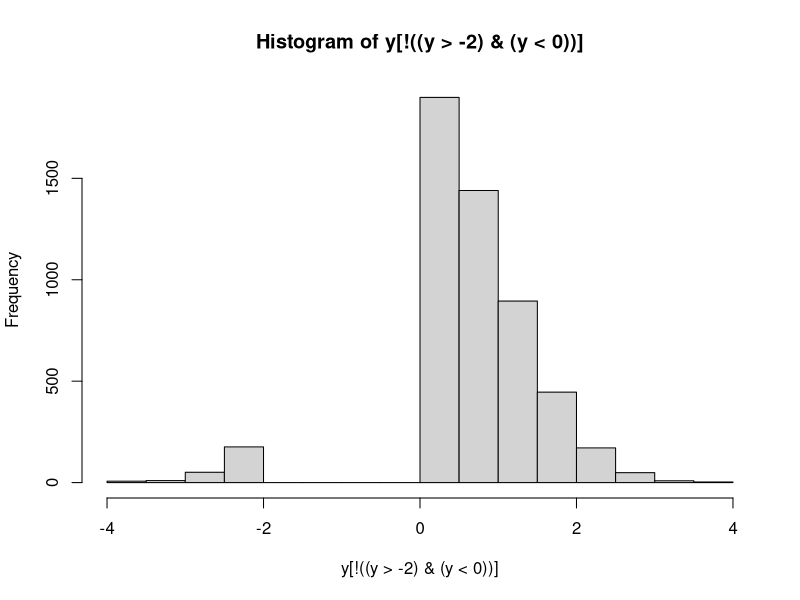

Generate this figure with R: (Note: this script raises an error after producing the figure.)


## Tutorial 2: More on Vectors, Data Frames, and Functions
## Clinic on Meaningful Modeling of Epidemiological Data
## International Clinics on Infectious Disease Dynamics and Data Program
## African Institute for Mathematical Sciences, Muizenberg, Cape Town, RSA
##
## David M. Goehring 2004
## Juliet R.C. Pulliam 2008, 2009
## Steve Bellan 2010, 2012
## Carl Pearson 2024
## Stanley Sayianka, Reshma Kassanjee 2025
##
##
## Some Rights Reserved,
## CC BY-NC 4.0 (https://creativecommons.org/licenses/by-nc/4.0/)


## By the end of this tutorial you should:
## * Be able to retrieve useful subsets of your data
## * Understand more about data frames
## * Know the methods and uses of logical values in R
## * Be able to generate and use factors
## * Know how to write your own generic functions
##
## Section A. Accessing Vector Elements
##
## Subsection A1. Beyond Numbers: Relational and Logical Operations in R
##
## So far everything you have done in R has involved numbers or
## vectors of numbers. To properly exploit R’s complexity, you need to
## become familiar with relational and logical operations in R.
##
## Relational operations work just like numerical operations, in terms
## of how they are processed. Return for a moment to our first
## calculation from the last tutorial, an addition problem:

3 + 4

## The analogous calculation of a single relational operation is
## something like

5 > 4

## "Is 5 greater than 4?” Yes. And R tells you that this is a TRUE
## statement. Or,

1 + 1 < 1

## Makes sense, right?
##
## The greater-than, >, and less-than, <, symbols are
## straightforward. Similarly, R has greater-than-or-equal-to and
## less-than-or-equal-to symbols, >= and <=, respectively.
##
## Slightly less intuitive are the relational operators for equality,
## ==, and inequality, !=. Try

x <- 4

x == 1 + 3

y <- x != 4

## This last example demonstrates that variables can hold logical
## values. These relational operators also operate on logical values,
## as in,

y == FALSE

## Logical operations are operations that only make sense when
## performed on TRUE and FALSE values. These will likely be familiar
## to you, the central operations being AND, OR, and NOT.
##
## The operators used in R are standard: &, |, and !,
## respectively. Let’s see them in action:

!TRUE
to_be <- FALSE
to_be | !to_be
FALSE & (TRUE | FALSE)

## By combining logical and relational operations, we can make complex
## inquiries about values.
##
## Hands off the keyboard! Pick up a writing implement…
##
## a <- TRUE != (4 > 3)
## b <- a | 1 + 1 == 4 - 2
## c <- !FALSE & (log(Inf) == Inf + 1)
##
## What do a, b & c equal?  Now execute the commands and compare
## your answers.



## Note that R has special values for infinity (Inf), not-a-number
## (NaN), and not-applicable, NA. These generally behave sensibly – a
## mathematical operation on not-a-number is obviously not a number as so is
## returned as NaN. Things are less simple when using logical and relational
## operators. Consider 4 != NaN. In one respect, the answer perhaps
## should be TRUE; that is, 4 definitely isn’t equal to
## not-a-number. But, striving for consistency, R returns NA, much as
## it would for a mathematical operation. Even worse is the situation

x <- NaN
x == NaN

## You might think that this is a reasonable test for whether x has a
## numerical value, but it won’t work for the same reason mentioned above.
## In general, keep this trickiness in mind and remember there is a special
## function is.nan() for determining whether x is defined as not-a-number:

is.nan(x)

## There is also a special function is.finite() for determining whether
## x is a valid (finite) number:

is.finite(x)

## This is all getting thrown at you in very quick succession,
## especially if you do not have much experience programming in other
## languages. It is worth noting that information about these
## operations can be pulled up at any time by typing help("&”) or
## help(">") or the using help() function with any of the other
## symbols used in these operations.
##
## Subsection A2. Vectors of Logical Values
##
## As a shorthand, TRUE and FALSE can be entered as T and F. This
## allows for rapid entry of vectors of logical values, for example:

logical_vec <- c(TRUE, TRUE, FALSE, TRUE)
logical_vec

## Unfortunately, and rather inexplicably, T and F cab be reassigned
## to any arbitrary values. This will render most code utterly
## unpredictable. So, never, never, never do this:

T <- 4 # REALLY BAD, BUT NO ERROR IS PRODUCED

## And, if you ever do something like this (though you shouldn’t!),
## make sure you quickly do this:

rm(T) ## which will set T (or F) back to its default logical value.

## Aside: to ensure your code is robust, we recommend always spelling out
## TRUE and FALSE for logical values. If you have a library like `lintr`
## installed, you can use it to check your code `lintr::lint("your_code.R")`
##
## Relational or logical operations also act on vectors to produce
## vectors of logical values, as in,

x <- rnorm(10)
x < 0
y <- (x > -.5) & (x < .5)
!y

## This will be especially handy when we look at the concept of
## indexing, below.
##
## Subsection A3. Generating Sequences
##
## There are many occasions in R when you need a patterned sequence of
## numbers. As mentioned in the previous tutorial, most counting can
## be accomplished by use of the seq() function. If you haven’t
## already done so, it is worth taking a look at the help-file on
## seq() because it has a few arguments that can make your life
## easier.

?seq

## For example, seq() can generate a vector of a certain length
## between certain endpoints by typing

x <- seq(0, 1, length.out = 20)

## giving you a vector of length 20 between 0 and 1; to confirm this, type

length(x)

## A very common need in R is to generate vectors with an interval of
## 1 between each element. R has a shorthand for this using the colon
## notation, as follows:

y <- 5:10

## This generates a vector that counts from 5 to 10, inclusive. Note that
## : is generally treated first in the order of operations.
##
## Don’t underestimate the value of the colon notation.  Even for
## typing a vector of length 2, like "(1,2)” or "(2,1),” using the c
## function to generate the vector is pretty tedious (e.g., c(1,2)).
## These vectors can be generated in three quick characters by typing
## 1:2 or 2:1, respectively.  I will also point your attention to the
## rep() function, for repeating sequences, which can also save time.
##
## Subsection A4. Indexing
##
## R has an incredibly useful way of accessing items from a
## data set. Each item in a data set has its own index, or numbered
## location, in the object’s structure. Square brackets are used to
## extract an item or items from a data set, but it is crucial to
## understand that there are two completely distinct ways in which
## brackets are used to access items. I will consider the two methods
## for accessing a vector of length n in turn below.
##
## The first option: Logical
## Requirements: Logical vector of length n
## Use it for: Finding a subset of data based on a rule
##
## Logical indexing works as if you’ve asked your indexing vector the
## question, "Do you want this item?” for each of the items in the
## vector.

x <- 1:5

x[c(TRUE, FALSE, FALSE, FALSE, TRUE)]

## If we combine this logical indexing with the relational and logical
## operators you learned above, we have an exceptionally powerful tool
## to retrieve data that meet any set of criteria.

y <- rnorm(10000)

hist(y[!((y > -2) & (y < 0))])

## I will give more insight below when I discuss indexing data
## frames. Stay tuned.

## In any operation in R, vectors will be automatically repeated until
## they reach the necessary length for the operation to make
## sense. For example, note the results of

1:6 + 1:2

## The same repetition holds for logical vectors. For this reason, you should
## be very cautious using operations on vectors that differ in length.
##
## The second option: Numerical
## Requirements: Value or vector of any length with values
## (1 to n) OR (-n to -1)
## Use it for: Single item retrieval or shuffling, sorting, and repeating
##
## Accessing single items with brackets and a single index should be
## straightforward

x <- 3 * (0:5)
x[4]

## One tedious way of creating a new vector of values from a vector’s
## elements would be

c(x[2], x[3], x[4]) #TEDIOUS

## So R makes it much easier by allowing a vector of indices to
## generate a vector.  Thereby, the command above becomes

x[2:4]

## There is nothing preventing you from accessing any element any
## number of times.

x[c(2, 2, 2, 5, 5, 5)]

## Additionally, R allows you to use negative indices, indicating
## which items you want to exclude, as in,

x[c(-1, -6)]

## This is fine and productive as long as you remember never to mix
## negative and positive indices – R will not know what you want it to
## do:

x[c(-1, 4)] # BADCODE

## Subsection A5. Sorting
##
## In Tutorial 1, you were introduced to the sort() function, which is
## handy.
##
## Now that you have been introduced to indexing, you may have an
## inkling of how much more powerful the sorting functions of R can
## become.
##
## As an introduction, let’s say you have a 4-element vector,

my_vector <- 5:8

## Using numerical indexing, we can manually re-order this vector by
## calling each of its indices once in our preferred order, for
## example

my_vector[c(2, 3, 4, 1)]

## or, for a quick reversal

my_vector[4:1]

## Now, manually generating the vector of indices is not monumentally
## useful, which is where the function order() comes in. As a
## demonstration, imagine we have a vector of student names and a
## corresponding vector of student heights (in meters).

student_names <- c(
  "Dario", "Hloniphile", "Steve", "Innocent", "Abigail", "Cynthia"
)

student_heights <- rnorm(6, 1.7, .12)

## What we definitely don’t want to do is to perform sort() on each of
## these vectors independently. This will eliminate the pairing of the
## name to the height. So how can we sort one vector and have the
## other vector align correctly? Try order() on the names,

order(student_names)

## Note that it returns the indices in the right order, not the values
## themselves.
##
## From what you learned above, you know it is now an easy matter to
## sort both of our vectors, as follows,

student_names[order(student_names)] # same effect as sort()
student_heights[order(student_names)]

## And, obviously, sorting the names by the heights is exactly
## analogous, and it will make for a pretty plot

barplot(
  student_heights[order(student_heights)],
  names.arg = student_names[order(student_heights)],
  ylab = "Height (m)", main = "Student Heights"
)

## I have conveniently skipped over an important concept, because R
## handles it fairly intuitively, but I want to mention the
## terminology. The variable student_names and the results of ls(), for
## example, are called vectors of strings, or character arrays. R
## handles them conveniently, so we don’t need to worry too much about
## them, but knowing the terminology will improve your understanding
## of R's in-line help documents.
##
## Section B. Data Frames and Alternatives
##
## Subsection B1. Data frames
## 
## Before we cover advanced topics of data frames, I wanted to point out the
## function data.frame(), which puts data together to form data
## frames. This is a key alternative to using the prefab data frames
## that you used in the previous tutorial.
##
## First I want to generate a vector of student class-years to
## correspond to the student_names before creating a data frame (Freshmen
## as 1, Sophomores as 2, etc.).

student_years <- c(4, 2, 2, 3, 1, 3)

## Now making a data frame is easy (each argument will just add more
## columns to the data), the only trick being that we have to assign
## the constructed data frame to a variable, as follows:

student_df <- data.frame(student_names, student_heights, student_years)
student_df

## Voila! Your own data frame.
##
## You may want to have better column headings than the redundant variable
## names. There are various options to accomplish this. One option is
## to use the names() function with assignment notation. Let’s take a look:

names(student_df)

## What we see is a vector of strings corresponding to the current column
## names. We can change these by assigning replacement strings to the
## indexed values or by substituting our own vector of strings.

names(student_df) <- c("names", "heights", "years")
student_df

## If we think that "years" is ambigous and might be confused with a student's
## age, we could rename just that column using numerical indexing, e.g.:

names(student_df)[3] <- "class.years"
student_df

## There is also a similar option, row.names() to access and modify the
## the row names. By default, the row names are a series of integers indicating
## the row number:

row.names(student_df)

## The assignments above are the first of many examples in R that seem
## to defy logic: it seems as though we’re assigning something to a
## function, which shouldn’t make sense because a function isn’t a
## variable. In fact, you can think of the functions names() and
## row.names() as "access functions” – they do not perform an action,
## but merely grant access to a property of the argument variable, and
## this is why we can make assignments of the sort seen above.
##
## Subsection B2. Indexing data frames
##
## As with vectors, brackets and logical or numerical vectors are still
## the way to access data frames, but with a slight complication,
## because data frames are multidimensional. The solution (which also
## holds for matrices, etc.) is to separate the two dimensions with a
## comma. R treats the first entry as the row number and the second
## entry as the column number; thus, to access the second column of
## the fourth row, type

student_df[4, 2]

## Or the second column of the last three rows,

student_df[4:6, 2]

## There are two further complications.
##
## To access an entire row or entire column, leave the index blank, as
## in,

student_df[, 1] # FIRST COLUMN
student_df[3, ] # THIRD ROW
student_df[, ] # ENTIRE FRAME, equivalent to "student_df"

## Subsection B3. Tidyverse
##
## In R, data frames are a common and versatile way to store and work with 
## tabular data. However, there are other object types that you may find useful.
## For example, tibbles (from tidyverse) behave like data frames but print more
## cleanly and are widely used in with modern R workflows. Data tables (from the
## data.table package) are another alternative, designed for speed and efficient
## handling of large datasets. Choosing the right structure depends on the
## context of your analysis and the tools you prefer to use. 
## 
## In the last tutorial, we learned about the tidyverse.
## Tidyverse is a group of R packages like dplyr, stringr, ggplot2, and more.
## You can find the full list here: https://www.tidyverse.org
##
## Instead of loading all tidyverse packages using the library(tidyverse) command,
## we can load only the one we need. For now, we just need the dplyr package.
## 
## We now return to indexing data frames, repeating what we did above 
## using dplyr to access rows and columns in a data frame; and extending our 
## examples, demonstrating both base R and dplyr implementations.


library(dplyr)

## To select a column, we use the select() function.
## The first argument is the data frame, the second is the column we want.
## We can use either the column number or the column name.

select(.data = student_df, 1)       # selects the first column by position
select(.data = student_df, names)   # selects the column called 'names'

## In select(), the .data argument is where we put the data frame.
## The next argument is the column(s) we want to choose.

## We can also use the pipe symbol (|>) to make the code easier to read.
## Think of the pipe as saying "and then".
## For example, instead of writing select(.data = student_df, 1),
## we can write: student_df |> select(1)
## This means: "take student_df and then select column 1"

student_df |> select(1)       # selects the first column
student_df |> select(names)   # selects the column called 'names'

## If we want to save the result into a new data frame, we can assign it like this:

student_names_data <- student_df |> select(names)

## The select() function gives us a one-column data frame.
## If we want just a vector (not a data frame), we can use the pull() function.

student_df |> pull(1)       # gets the first column as a vector
student_df |> pull(names)   # gets the 'names' column as a vector

## To get a specific row instead of a column, we use the slice() function.

student_df[3, ]             # base R: gets the third row
student_df |> slice(3)      # dplyr: gets the third row

## We can also use the values in names() or row.names() as indices:

student_df["4", ]
student_df[, "class.years"]

## Putting all of this together, we can quickly generate subsets of
## our data. For example, we can create a data frame that includes
## only the students with height greater than the mean height:

tall_students <- student_df[student_df$heights > mean(student_df$heights), ]
tall_students

## A tidyverse-style way to filter rows is to use the `filter()` function.
## This helps us select only the rows that meet a condition.
tall_students <- filter(student_df, heights > mean(heights))
tall_students  

## Inside `filter()`, we do not use the `$` operator (like student_df$height).
## This is because `filter()` automatically looks for column names
## within the data frame you pass as the first argument.

## The same code using a pipe:
tall_students <- student_df |> filter(heights > mean(heights))
tall_students

## Or sort our data by various aspects:

student_df[order(student_df$class.years), ]

## Alternatively, using the `arrange` function from dplyr, we have
student_df |> arrange(class.years)        # in ascending order
student_df |> arrange(desc(class.years))  # in descending order


## Subsection B4. Introduction to factors
##
## When performing statistical analyses, we often want R to look at a
## set of data and compare groups within the data to one another. For
## example, you have the data frame containing data on students in a
## course. There are columns of data representing the students' heights
## and class.years. How can you look at the means of height by class.year?
##
## Or, another example, you have sampled a number of rabbits and have
## a column for weights before a diet treatment and a column for
## weights after a diet treatment and a third column stating the diet
## treatment (e.g, "none,” "grain diet,” and "grapefruit diet”). How
## can you evaluate the change in weight as affected by diet?
##
## The answer to these questions is to use factors.
##
## Many of the data sets that come with R already have their data
## interpreted as factors. Let’s take a look at a data set with
## factors:

data(moths, package = "DAAG")
help(moths, package = "DAAG")
moths

## (Note that you may have to install the DAAG package in order to
## load these data. Do you remember how to do this? If not, ask a neighbor
## for help!)
##
## The help file for the moths data set tells us that our last column,
## habitat, is a factor. What does this mean?
##
## See what happens when we pull up this column by itself:

moths$habitat

## It looks pretty standard, at first, but then we notice that it is
## more than just a list of habitat names – it has another component,
## levels.
##
## Factors have levels. Levels are editable, independent of the data
## itself. To see the levels alone, you can type

levels(moths$habitat)

## When called that way, it has the identity of a vector of strings.
##
## The levels() function behaves just like the names() and row.names()
## functions (i.e., weird), and you can make assignments or
## reassignments to the levels - e.g.,

levels(moths$habitat)[1] <- "NEBank"

## Factors come in exceptionally handy when performing statistical
## tests, but the various plot functions can give you an idea of uses
## of a factored variable, such as,

boxplot(moths$meters ~ moths$habitat)

## The tilde, ~, used in a number of contexts in R, can generally be
## read as "by,” which gives a general explanation of its use here –
## visualizing transect length ("meters") by habitat type ("habitat").
## 
## Recall, we used the ggplot2 package to make prettier plots
## We will replicate the `boxplot` above:

## theme_bw is a ggplot “style” that makes things a bit less fancy and more sharp, you may think it looks more scientific
library(ggplot2); theme_set(theme_bw())
ggplot(data = moths) + 
  geom_boxplot(mapping = aes(x = habitat, y = meters))

##
## Subsection B5. Making a factor
##
## Now that you know how to employ a factored variable
## the next step is to know how to make a factor out of a
## variable. The general syntax is:

x <- factor(c("A", "B", "A", "A", "A", "B"))

## For vectors of strings, like that one. The results are usually fine
## as is.
##
## But let’s go back to our student_df data frame. We listed
## class.years as a number 1 through 4, but these are discreet
## categories with well-defined names. A more elegant solution is to
## factor the column of the data frame, much like is seen with moths.

student_df$class.years <- factor(student_df$class.years)
levels(student_df$class.years)

## Not ideal, but we can use reassignment to change the names of the
## years.

levels(student_df$class.years) <- c("Freshman", "Sophomore", "Junior", "Senior")

## With satisfying (preliminary) results available with:

student_df
boxplot(student_df$heights ~ student_df$class.years)

## Try to replicate the above plot using ggplot2.

## Subsection B6. Applying functions to data frames
##
## Many functions you might like to apply to your data frames will
## produce unpredictable results.
##
## A few work nicely:

nyc_air <- airquality[, c("Wind", "Temp")]
nyc_air
summary(nyc_air)

## But others that you might try do not work as you want:

sum(nyc_air) # sums wind and temperature together
mean(nyc_air) # returns an error message ## FIXME (or don't, see below)

## One solution to these troubles is to use the function apply(),
## which performs the function named in the third argument on the
## first argument by the index specified by the second argument
## (in this case, by column).

apply(nyc_air, 2, sum)
apply(nyc_air, 2, mean)
apply(nyc_air, 2, var)

## Section C. Composing your own functions
##
## A more advanced (and very important) topic
##
## So far in R we have used the functions that come with R and its various
## packages; however, since you will often want to perform the same series
## of actions on different objects, R makes it relatively straight-forward
## to compose your own generic functions and store them in R’s memory.
##
## Before you start writing a function you need to have your mind set
## on three things:
##
## * What you want to give the function as input
## * What you want the function to do
## * What you want the function to give as output
##
## Subsection C1. A trivial example
##
## Imagine you need to repeatedly transform sets of data, but your
## transformation is "non-standard.” For this example, I’m imagining that you
## want the natural logarithm of the data, plus one. We know how to perform
## these operations on a number we have stored in a variable, no problem,

x <- 1:10

log(x) + 1

## But what we would really like is a named function which will do
## this in one step, log.plus.one().
##
## What we will do is make an assignment to log.plus.one, but rather
## than assigning a value (or vector, etc.), we assign a function
## which we define on the spot. We use the command function, which
## looks like a function but is not a function. Instead, it’s
## a control element of the R language – it isn’t executed like a
## function, but rather it informs R to treat the code around it in a
## special way.
##
## The command function has an interesting syntax. Its arguments are
## the names of variables which will serve as the arguments for your
## function (the first of three bullets, above). Then, after this
## parenthetical bit, comes the meat of the function – what you want
## it to do and what you want it to give back to you (the last two
## bullets, above). In our log.plus.one() case, what we want it to do
## and what we want it to give back happen to be the same thing,
## therefore we can define it very simply, as follows,

log.plus.one <- function(y) log(y) + 1

## Cool! Let’s test it out:

log.plus.one(x)

## It behaves just like we would want it to.
##
## Aside: you may also see short functions define using the "lambda" syntax:

log.plus.one <- \(y) log(y) + 1

## Subsection C2. A separate little world
##
## Wait a second. I used y in my function definition but called the
## function with my variable x as the argument. What happened to y?

y

## The variable is untouched by the function.
##
## In order to keep functions fully generic, when you give the
## function command, R generates a separate, untouchable variable
## space which has no interactions with your R workspace. This means
## that the names of your function arguments (and any variables
## assigned within your function) can be anything you find convenient
## – there is never any risk of a conflict with your active variables.
##
## Subsection C3. Longer functions
##
## Either because the function is too complex to be
## executed on a single line or because you want to make the
## function’s methods clearer, you will often generate functions
## longer than one line. For this purpose, R introduces another type
## of bracket, curly brackets, { }. These are control brackets and
## indicate the contents should be treated as a unit.
##
## As a final example,

(function(x, y) { z <- x^2 + y^2; x + y + z })(0:7, 1)

## Note that the function is written on two lines, but this isn’t an
## issue because of the brackets.  Note also that this function is
## anonymous. It is never assigned, but used in place.
##
## A common tendency when first learning to program is to write code
## in a condensed form (such as the anonymous inline function defined
## above) so that it is difficult to follow what is going on when you
## return to the code later on (or when your instructor is helping you
## find a bug that is keeping your code from working correctly). While
## writing code in this way takes a certain amount of cleverness and
## demonstrates that you have understood the concepts, it is better
## practice to write out your code so that it is easy to follow. This
## includes using plenty of whitespace, to make your code easy to
## read and thoroughly commenting your commands as you go.
## The example above is therefore better written as follows:


## @title Sum Values and Sum of Their Squares
## @description
## A function that takes two numerical values as input and returns the sum of
## the values plus the sum of their squares
##
## @param x A numerical vector
## @param y A numerical vector
##
## @details Note that `x` and `y` must be compatible lengths, or the recycling
## rules
##
## @return A numerical value, x + y + x^2 + y^2
sum_vals_plus_sum_sqs <- function(x, y) {
  z <- x^2 + y^2  # define z as the sum of the values’ squares
  ss <- x + y + z # add the values to the sum of their squares
  return(ss)      # and return the result as output
}

## Perform the above function with x equal to the numbers from 0 to
## 7 and y equal to 1:

sum_vals_plus_sum_sqs(0:7, 1)


## Benchmark Questions
##
## This concludes Tutorial 2. Because there are some advanced topics
## here that require practice to get your head around, you should
## make sure to work through the benchmark questions before you
## move on to Tutorial 3.
##
## Question: Semantics?
##
## R sometimes uses confusingly similar names for distinct concepts.
## Define for yourself: names, factors, levels. When would you use each?
##
## Question: Subsetting
##
## You need a subset of the mtcars data set that has only every other
## row of data included.
##  a. Do this with numerical indexing.
##  b. Do this with logical indexing.
##
## Question: Function Definition
##
## Write a function, `jumble()`, that takes a vector as an argument and
## returns a vector with the original elements in random order. (Note: R
## does have a built-in function that can do this, but the point of this
## question is rather for you to build a new function using the tools that
## have been introduced in the tutorials so far.)
